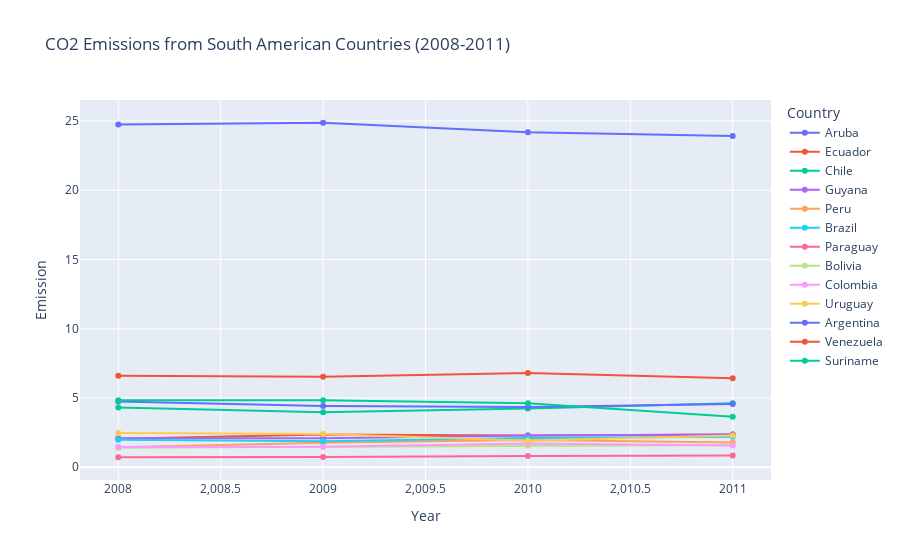

The code cell stored with this chart in its notebook:
### Markdown cell above
<details><summary>Blockly Hints</summary><ul><li>Notation<ul><li><code>A</code> &nbsp;:&nbsp; <code>B</code>&nbsp; means snap blocks A and B together.</li></ul></li><li>Blocks<ul><li>freestyle<ul><li>Unless specifically instructed, use the first block from the FREESTYLE menu.</li></ul></li><li><code>with .. do .. using ..</code><ul><li>The <code>with .. do .. using ..</code> block is found under VARIABLES.</li> <li>If <code>do</code> dropdown says "!Not populated until you execute code", click anywhere in the notebook tab, then click try "Run All Above Selected Cell" from the "Run" menu.</li> <li>If <code>with .. do .. using ..</code> block does not want to snap together nicely with the <code>set .. to</code> block, try dragging the <code>set .. to</code> block instead.</li> <li>You can use the <code>+ -</code> controls on the block to change the number of notches. Unless specifically instructed, the block should not have any empty notches when you click Blocks to Code. </li></ul></li><li>variable<ul><li>After it is created, each variable has its own block at the end of the VARIABLES menu.</li></ul></li></ul></li></ul></details>

### Code cell
#!response

px.line(df, x=x, y=y, color=color, title=title, markers=markers)

### Figure 1 — Plotly figure (JSON) as saved in the notebook; plotly's stock layout.template omitted (floating-point values rounded to 4 significant figures)
{"data": [{"hovertemplate": "Country=Aruba<br>Year=%{x}<br>Emission=%{y}<extra></extra>", "legendgroup": "Aruba", "line": {"color": "#636efa", "dash": "solid"}, "marker": {"symbol": "circle"}, "mode": "markers+lines", "name": "Aruba", "orientation": "v", "showlegend": true, "type": "scatter", "x": [2008, 2009, 2010, 2011], "xaxis": "x", "y": [24.75, 24.88, 24.18, 23.92], "yaxis": "y"}, {"hovertemplate": "Country=Ecuador<br>Year=%{x}<br>Emission=%{y}<extra></extra>", "legendgroup": "Ecuador", "line": {"color": "#EF553B", "dash": "solid"}, "marker": {"symbol": "circle"}, "mode": "markers+lines", "name": "Ecuador", "orientation": "v", "showlegend": true, "type": "scatter", "x": [2008, 2009, 2010, 2011], "xaxis": "x", "y": [2.065, 2.355, 2.293, 2.354], "yaxis": "y"}, {"hovertemplate": "Country=Chile<br>Year=%{x}<br>Emission=%{y}<extra></extra>", "legendgroup": "Chile", "line": {"color": "#00cc96", "dash": "solid"}, "marker": {"symbol": "circle"}, "mode": "markers+lines", "name": "Chile", "orientation": "v", "showlegend": true, "type": "scatter", "x": [2008, 2009, 2010, 2011], "xaxis": "x", "y": [4.316, 3.969, 4.247, 4.616], "yaxis": "y"}, {"hovertemplate": "Country=Guyana<br>Year=%{x}<br>Emission=%{y}<extra></extra>", "legendgroup": "Guyana", "line": {"color": "#ab63fa", "dash": "solid"}, "marker": {"symbol": "circle"}, "mode": "markers+lines", "name": "Guyana", "orientation": "v", "showlegend": true, "type": "scatter", "x": [2008, 2009, 2010, 2011], "xaxis": "x", "y": [2.083, 2.086, 2.283, 2.358], "yaxis": "y"}, {"hovertemplate": "Country=Peru<br>Year=%{x}<br>Emission=%{y}<extra></extra>", "legendgroup": "Peru", "line": {"color": "#FFA15A", "dash": "solid"}, "marker": {"symbol": "circle"}, "mode": "markers+lines", "name": "Peru", "orientation": "v", "showlegend": true, "type": "scatter", "x": [2008, 2009, 2010, 2011], "xaxis": "x", "y": [1.441, 1.771, 1.97, 1.783], "yaxis": "y"}, {"hovertemplate": "Country=Brazil<br>Year=%{x}<br>Emission=%{y}<extra></extra>", "legendgroup": "Brazil", "line": {"color": "#19d3f3", "dash": "solid"}, "marker": {"symbol": "circle"}, "mode": "markers+lines", "name": "Brazil", "orientation": "v", "showlegend": true, "type": "scatter", "x": [2008, 2009, 2010, 2011], "xaxis": "x", "y": [1.99, 1.867, 2.113, 2.191], "yaxis": "y"}, {"hovertemplate": "Country=Paraguay<br>Year=%{x}<br>Emission=%{y}<extra></extra>", "legendgroup": "Paraguay", "line": {"color": "#FF6692", "dash": "solid"}, "marker": {"symbol": "circle"}, "mode": "markers+lines", "name": "Paraguay", "orientation": "v", "showlegend": true, "type": "scatter", "x": [2008, 2009, 2010, 2011], "xaxis": "x", "y": [0.7198, 0.7372, 0.8173, 0.8419], "yaxis": "y"}, {"hovertemplate": "Country=Bolivia<br>Year=%{x}<br>Emission=%{y}<extra></extra>", "legendgroup": "Bolivia", "line": {"color": "#B6E880", "dash": "solid"}, "marker": {"symbol": "circle"}, "mode": "markers+lines", "name": "Bolivia", "orientation": "v", "showlegend": true, "type": "scatter", "x": [2008, 2009, 2010, 2011], "xaxis": "x", "y": [1.412, 1.46, 1.548, 1.599], "yaxis": "y"}, {"hovertemplate": "Country=Colombia<br>Year=%{x}<br>Emission=%{y}<extra></extra>", "legendgroup": "Colombia", "line": {"color": "#FF97FF", "dash": "solid"}, "marker": {"symbol": "circle"}, "mode": "markers+lines", "name": "Colombia", "orientation": "v", "showlegend": true, "type": "scatter", "x": [2008, 2009, 2010, 2011], "xaxis": "x", "y": [1.451, 1.485, 1.711, 1.561], "yaxis": "y"}, {"hovertemplate": "Country=Uruguay<br>Year=%{x}<br>Emission=%{y}<extra></extra>", "legendgroup": "Uruguay", "line": {"color": "#FECB52", "dash": "solid"}, "marker": {"symbol": "circle"}, "mode": "markers+lines", "name": "Uruguay", "orientation": "v", "showlegend": true, "type": "scatter", "x": [2008, 2009, 2010, 2011], "xaxis": "x", "y": [2.471, 2.401, 1.913, 2.296], "yaxis": "y"}, {"hovertemplate": "Country=Argentina<br>Year=%{x}<br>Emission=%{y}<extra></extra>", "legendgroup": "Argentina", "line": {"color": "#636efa", "dash": "solid"}, "marker": {"symbol": "circle"}, "mode": "markers+lines", "name": "Argentina", "orientation": "v", "showlegend": true, "type": "scatter", "x": [2008, 2009, 2010, 2011], "xaxis": "x", "y": [4.744, 4.428, 4.342, 4.562], "yaxis": "y"}, {"hovertemplate": "Country=Venezuela<br>Year=%{x}<br>Emission=%{y}<extra></extra>", "legendgroup": "Venezuela", "line": {"color": "#EF553B", "dash": "solid"}, "marker": {"symbol": "circle"}, "mode": "markers+lines", "name": "Venezuela", "orientation": "v", "showlegend": true, "type": "scatter", "x": [2008, 2009, 2010, 2011], "xaxis": "x", "y": [6.605, 6.525, 6.812, 6.416], "yaxis": "y"}, {"hovertemplate": "Country=Suriname<br>Year=%{x}<br>Emission=%{y}<extra></extra>", "legendgroup": "Suriname", "line": {"color": "#00cc96", "dash": "solid"}, "marker": {"symbol": "circle"}, "mode": "markers+lines", "name": "Suriname", "orientation": "v", "showlegend": true, "type": "scatter", "x": [2008, 2009, 2010, 2011], "xaxis": "x", "y": [4.842, 4.83, 4.621, 3.65], "yaxis": "y"}], "layout": {"legend": {"title": {"text": "Country"}, "tracegroupgap": 0}, "title": {"text": "CO2 Emissions from South American Countries (2008-2011)"}, "xaxis": {"anchor": "y", "domain": [0, 1], "title": {"text": "Year"}}, "yaxis": {"anchor": "x", "domain": [0, 1], "title": {"text": "Emission"}}}}
